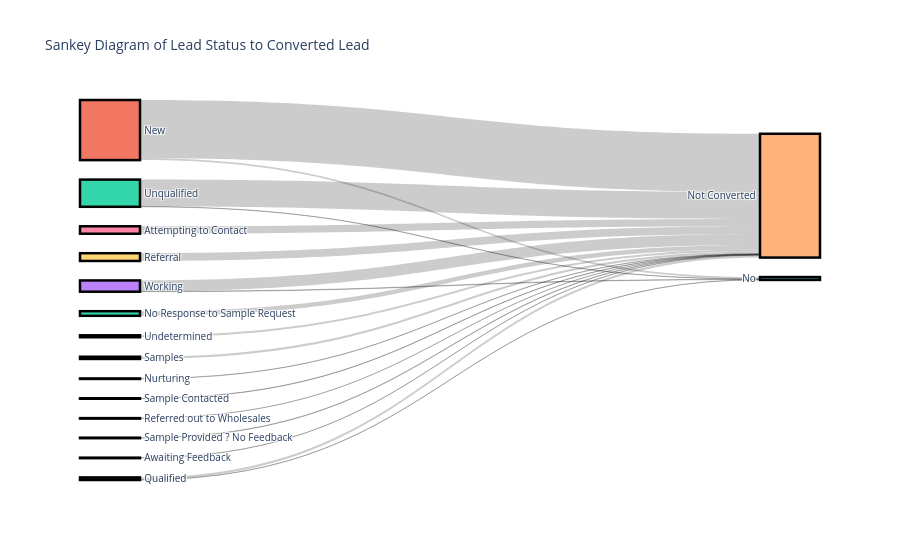

Write notebook code for a chart like this one.
### Code cell
# Assuming Leads_df is your DataFrame
# Unique LeadStatus and ConvertedLead labels
lead_status_labels = Leads_df['LeadStatus'].unique().tolist()
converted_lead_labels = Leads_df['ConvertedLead'].unique().tolist()

# Combine both LeadStatus and ConvertedLead to create one list of all labels
all_labels = lead_status_labels + converted_lead_labels

# Mapping labels to their indices
label_indices = {label: i for i, label in enumerate(all_labels)}

# Create 'source', 'target', and 'value' arrays for the Sankey diagram
sankey_source = []
sankey_target = []
sankey_values = []

# Group by LeadStatus and ConvertedLead to count the transitions
transition_counts = Leads_df.groupby(['LeadStatus', 'ConvertedLead']).size().reset_index(name='Count')

# Populate the source, target, and values
for _, row in transition_counts.iterrows():
    sankey_source.append(label_indices[row['LeadStatus']])  # Map LeadStatus to index
    sankey_target.append(label_indices[row['ConvertedLead']])  # Map ConvertedLead to index
    sankey_values.append(row['Count'])  # Use the count of transitions

# Create Sankey diagram
fig = go.Figure(go.Sankey(
    node=dict(
        pad=95,
        thickness=60,
        line=dict(color="black", width=2.5),
        label=all_labels
    ),
    link=dict(
        source=sankey_source,  # Indices of source nodes
        target=sankey_target,  # Indices of target nodes
        value=sankey_values    # Values represent the count of transitions
    )
))

# Update layout
fig.update_layout(title_text="Sankey Diagram of Lead Status to Converted Lead", font_size=10)
fig.show()

### Figure 1 — Plotly figure (JSON) as saved in the notebook; plotly's stock layout.template omitted (floating-point values rounded to 4 significant figures)
{"data": [{"link": {"source": [6, 13, 1, 1, 12, 4, 0, 0, 9, 10, 7, 11, 8, 5, 2, 2, 3, 3], "target": [14, 14, 15, 14, 14, 14, 15, 14, 14, 14, 14, 14, 14, 14, 15, 14, 15, 14], "value": [399, 14, 99, 3120, 247, 18, 13, 125, 414, 5, 20, 26, 119, 104, 17, 1439, 25, 579]}, "node": {"label": ["Qualified", "New", "Unqualified", "Working", "Nurturing", "Undetermined", "Attempting to Contact", "Sample Contacted", "Samples", "Referral", "Referred out to Wholesales", "Sample Provided ? No Feedback", "No Response to Sample Request", "Awaiting Feedback", "Not Converted", "No"], "line": {"color": "black", "width": 2.5}, "pad": 95, "thickness": 60}, "type": "sankey"}], "layout": {"font": {"size": 10}, "title": {"text": "Sankey Diagram of Lead Status to Converted Lead"}}}
